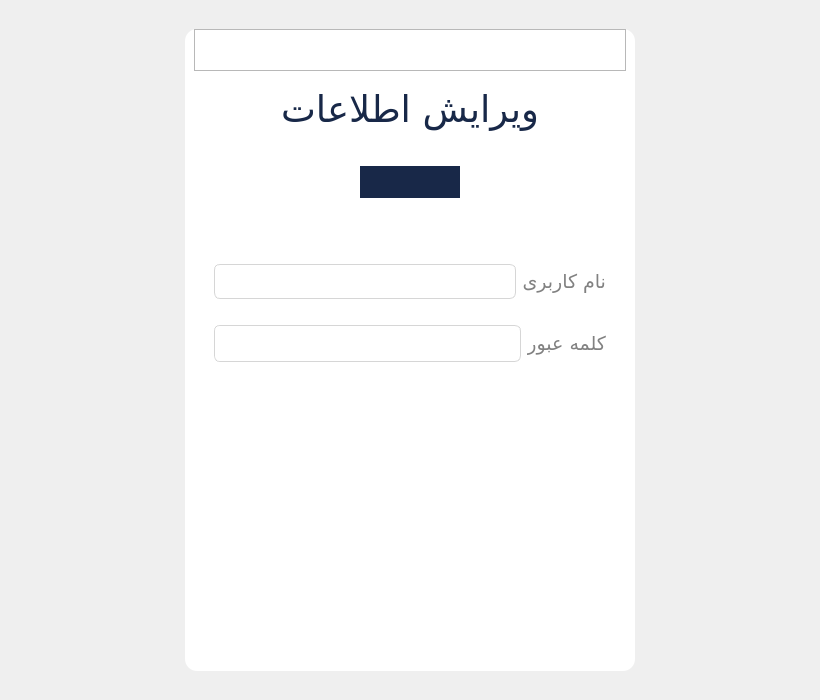
<?xml version="1.0" encoding="UTF-8"?>
<ui version="4.0">
 <class>EditUserInfo</class>
 <widget class="QMainWindow" name="EditUserInfo">
  <property name="geometry">
   <rect>
    <x>0</x>
    <y>0</y>
    <width>820</width>
    <height>700</height>
   </rect>
  </property>
  <property name="windowTitle">
   <string>ویرایش اطلاعات</string>
  </property>
  <property name="windowIcon">
   <iconset resource="Resources.qrc">
    <normaloff>:/images/logo.svg</normaloff>:/images/logo.svg</iconset>
  </property>
  <property name="styleSheet">
   <string notr="true"/>
  </property>
  <widget class="QWidget" name="centralWidget">
   <property name="styleSheet">
    <string notr="true">#Login{
	background-color: #f2f2f2;
}
#section_center{
    background-color: white;
	border-radius: 12px;
	margin-top: 20px;
}

#back_btn{
	background-color: transparent;
	border: none;
}

#title{
	color: #182848;
}

#icon_wrapper{
	background-color: #182848;
	border-radius: 50px;
}
#icon{
	margin: 0 -10px 0 5px;
}

#form{
	background-color: ;
}
#un_wrapper, #pw_wrapper, #email_wrapper{
	background-color: ;
}
#un_input, #pw_input, #email_input{
	height: 45px;
	border: 1px solid #d6d6d6;
	outline: none;
	background-color: ;
	color: #182848;
	border-radius: 6px;
	text-align: right;
}
#pw_input{
	border: none;
}
#pw_vis_wrapper{
	border: 1px solid #d6d6d6;
	border-radius: 6px;
}
#un_label, #pw_label, #email_label{
	color: #818181;
}
#pw_visibility_btn{
	border: none;
	background-color: transparent;
}
#un_label, #pw_label{
	color: #818181;
}
#submit_btn{
	border: none;
	background-color: qlineargradient(x1:0, y1:0, x2:1, y2:1,
                stop:1 #182848, stop: 0.2 #4b6cb7, stop:1 #182848);
	border-radius: 10px;
	color: white;
}
#submit_btn:hover{
	background-color: qlineargradient(x1:0, y1:0, x2:1, y2:1,
                stop:1 #4b6cb7, stop: 0.2 #182848, stop:1 #4b6cb7);
}

#footer_span{
	color: rgb(105, 105, 105);
	margin-top: 2px;
	margin-left: -5px;
}
#footer_log_btn, #footer_sign_btn{
	outline: none;
    border: none;
    color: rgb(59, 59, 59);
}
#footer_log_btn:hover, #footer_sign_btn:hover{
	color: #4b6cb7;
}
</string>
   </property>
   <layout class="QVBoxLayout" name="verticalLayout">
    <item>
     <layout class="QHBoxLayout" name="horizontalLayout">
      <property name="topMargin">
       <number>0</number>
      </property>
      <property name="bottomMargin">
       <number>20</number>
      </property>
      <item>
       <widget class="QWidget" name="section_center" native="true">
        <property name="minimumSize">
         <size>
          <width>300</width>
          <height>30</height>
         </size>
        </property>
        <property name="maximumSize">
         <size>
          <width>450</width>
          <height>800</height>
         </size>
        </property>
        <layout class="QVBoxLayout" name="verticalLayout_3">
         <property name="leftMargin">
          <number>9</number>
         </property>
         <property name="topMargin">
          <number>20</number>
         </property>
         <property name="rightMargin">
          <number>9</number>
         </property>
         <property name="bottomMargin">
          <number>20</number>
         </property>
         <item>
          <widget class="QFrame" name="back_btn_wrapper">
           <property name="frameShape">
            <enum>QFrame::StyledPanel</enum>
           </property>
           <property name="frameShadow">
            <enum>QFrame::Raised</enum>
           </property>
           <layout class="QHBoxLayout" name="horizontalLayout_8">
            <property name="leftMargin">
             <number>5</number>
            </property>
            <property name="topMargin">
             <number>15</number>
            </property>
            <property name="rightMargin">
             <number>5</number>
            </property>
            <property name="bottomMargin">
             <number>5</number>
            </property>
            <item>
             <spacer name="horizontalSpacer_5">
              <property name="orientation">
               <enum>Qt::Horizontal</enum>
              </property>
              <property name="sizeHint" stdset="0">
               <size>
                <width>372</width>
                <height>20</height>
               </size>
              </property>
             </spacer>
            </item>
            <item>
             <widget class="QPushButton" name="back_btn">
              <property name="maximumSize">
               <size>
                <width>40</width>
                <height>40</height>
               </size>
              </property>
              <property name="cursor">
               <cursorShape>PointingHandCursor</cursorShape>
              </property>
              <property name="text">
               <string/>
              </property>
              <property name="icon">
               <iconset resource="Resources.qrc">
                <normaloff>:/images/back-color.png</normaloff>:/images/back-color.png</iconset>
              </property>
              <property name="iconSize">
               <size>
                <width>35</width>
                <height>35</height>
               </size>
              </property>
             </widget>
            </item>
           </layout>
          </widget>
         </item>
         <item>
          <widget class="QWidget" name="header" native="true">
           <property name="maximumSize">
            <size>
             <width>16777215</width>
             <height>150</height>
            </size>
           </property>
           <layout class="QHBoxLayout" name="horizontalLayout_2">
            <property name="leftMargin">
             <number>9</number>
            </property>
            <property name="topMargin">
             <number>10</number>
            </property>
            <property name="rightMargin">
             <number>9</number>
            </property>
            <property name="bottomMargin">
             <number>9</number>
            </property>
            <item>
             <spacer name="horizontalSpacer_2">
              <property name="orientation">
               <enum>Qt::Horizontal</enum>
              </property>
              <property name="sizeHint" stdset="0">
               <size>
                <width>40</width>
                <height>20</height>
               </size>
              </property>
             </spacer>
            </item>
            <item>
             <layout class="QVBoxLayout" name="title_wrapper">
              <item>
               <widget class="QLabel" name="title">
                <property name="font">
                 <font>
                  <family>B Yekan</family>
                  <pointsize>28</pointsize>
                 </font>
                </property>
                <property name="text">
                 <string>ویرایش اطلاعات</string>
                </property>
               </widget>
              </item>
             </layout>
            </item>
            <item>
             <spacer name="horizontalSpacer">
              <property name="orientation">
               <enum>Qt::Horizontal</enum>
              </property>
              <property name="sizeHint" stdset="0">
               <size>
                <width>40</width>
                <height>20</height>
               </size>
              </property>
             </spacer>
            </item>
           </layout>
          </widget>
         </item>
         <item>
          <widget class="QWidget" name="icon_box" native="true">
           <layout class="QHBoxLayout" name="horizontalLayout_3">
            <property name="topMargin">
             <number>20</number>
            </property>
            <property name="bottomMargin">
             <number>20</number>
            </property>
            <item>
             <widget class="QWidget" name="icon_wrapper" native="true">
              <property name="maximumSize">
               <size>
                <width>100</width>
                <height>100</height>
               </size>
              </property>
              <layout class="QVBoxLayout" name="verticalLayout_4">
               <item>
                <widget class="QLabel" name="icon">
                 <property name="minimumSize">
                  <size>
                   <width>0</width>
                   <height>0</height>
                  </size>
                 </property>
                 <property name="maximumSize">
                  <size>
                   <width>100</width>
                   <height>100</height>
                  </size>
                 </property>
                 <property name="styleSheet">
                  <string notr="true"/>
                 </property>
                 <property name="text">
                  <string/>
                 </property>
                 <property name="pixmap">
                  <pixmap resource="Resources.qrc">:/images/edit-profile-white.png</pixmap>
                 </property>
                 <property name="scaledContents">
                  <bool>true</bool>
                 </property>
                 <property name="wordWrap">
                  <bool>false</bool>
                 </property>
                 <property name="margin">
                  <number>3</number>
                 </property>
                </widget>
               </item>
              </layout>
             </widget>
            </item>
           </layout>
          </widget>
         </item>
         <item>
          <widget class="QWidget" name="form" native="true">
           <layout class="QVBoxLayout" name="verticalLayout_5">
            <property name="leftMargin">
             <number>20</number>
            </property>
            <property name="topMargin">
             <number>20</number>
            </property>
            <property name="rightMargin">
             <number>20</number>
            </property>
            <property name="bottomMargin">
             <number>20</number>
            </property>
            <item>
             <widget class="QWidget" name="un_wrapper" native="true">
              <property name="styleSheet">
               <string notr="true"/>
              </property>
              <layout class="QHBoxLayout" name="horizontalLayout_4">
               <property name="leftMargin">
                <number>0</number>
               </property>
               <property name="topMargin">
                <number>20</number>
               </property>
               <property name="rightMargin">
                <number>0</number>
               </property>
               <property name="bottomMargin">
                <number>0</number>
               </property>
               <item>
                <widget class="QLineEdit" name="un_input">
                 <property name="maximumSize">
                  <size>
                   <width>320</width>
                   <height>35</height>
                  </size>
                 </property>
                 <property name="font">
                  <font>
                   <family>B Yekan</family>
                   <pointsize>14</pointsize>
                  </font>
                 </property>
                </widget>
               </item>
               <item>
                <widget class="QLabel" name="un_label">
                 <property name="font">
                  <font>
                   <family>B Yekan</family>
                   <pointsize>14</pointsize>
                  </font>
                 </property>
                 <property name="text">
                  <string>نام کاربری</string>
                 </property>
                </widget>
               </item>
              </layout>
             </widget>
            </item>
            <item>
             <widget class="QWidget" name="pw_wrapper" native="true">
              <layout class="QHBoxLayout" name="horizontalLayout_5">
               <property name="leftMargin">
                <number>0</number>
               </property>
               <property name="topMargin">
                <number>20</number>
               </property>
               <property name="rightMargin">
                <number>0</number>
               </property>
               <property name="bottomMargin">
                <number>0</number>
               </property>
               <item>
                <widget class="QFrame" name="pw_vis_wrapper">
                 <property name="frameShape">
                  <enum>QFrame::StyledPanel</enum>
                 </property>
                 <property name="frameShadow">
                  <enum>QFrame::Raised</enum>
                 </property>
                 <layout class="QHBoxLayout" name="horizontalLayout_7">
                  <property name="leftMargin">
                   <number>0</number>
                  </property>
                  <property name="topMargin">
                   <number>0</number>
                  </property>
                  <property name="rightMargin">
                   <number>0</number>
                  </property>
                  <property name="bottomMargin">
                   <number>0</number>
                  </property>
                  <item>
                   <widget class="QLineEdit" name="pw_input">
                    <property name="maximumSize">
                     <size>
                      <width>320</width>
                      <height>35</height>
                     </size>
                    </property>
                    <property name="font">
                     <font>
                      <family>B Yekan</family>
                      <pointsize>14</pointsize>
                     </font>
                    </property>
                    <property name="echoMode">
                     <enum>QLineEdit::Password</enum>
                    </property>
                   </widget>
                  </item>
                  <item>
                   <widget class="QPushButton" name="pw_visibility_btn">
                    <property name="cursor">
                     <cursorShape>PointingHandCursor</cursorShape>
                    </property>
                    <property name="text">
                     <string/>
                    </property>
                    <property name="icon">
                     <iconset resource="Resources.qrc">
                      <normaloff>:/images/eye-icon.png</normaloff>:/images/eye-icon.png</iconset>
                    </property>
                    <property name="iconSize">
                     <size>
                      <width>20</width>
                      <height>20</height>
                     </size>
                    </property>
                   </widget>
                  </item>
                 </layout>
                </widget>
               </item>
               <item>
                <widget class="QLabel" name="pw_label">
                 <property name="font">
                  <font>
                   <family>B Yekan</family>
                   <pointsize>14</pointsize>
                  </font>
                 </property>
                 <property name="text">
                  <string>کلمه عبور</string>
                 </property>
                </widget>
               </item>
              </layout>
             </widget>
            </item>
            <item>
             <layout class="QHBoxLayout" name="btn_wrapper">
              <property name="topMargin">
               <number>20</number>
              </property>
              <property name="bottomMargin">
               <number>20</number>
              </property>
              <item>
               <widget class="QPushButton" name="submit_btn">
                <property name="minimumSize">
                 <size>
                  <width>0</width>
                  <height>50</height>
                 </size>
                </property>
                <property name="font">
                 <font>
                  <family>B Yekan</family>
                  <pointsize>16</pointsize>
                 </font>
                </property>
                <property name="cursor">
                 <cursorShape>PointingHandCursor</cursorShape>
                </property>
                <property name="text">
                 <string>ویرایش</string>
                </property>
               </widget>
              </item>
             </layout>
            </item>
           </layout>
          </widget>
         </item>
         <item>
          <spacer name="verticalSpacer">
           <property name="orientation">
            <enum>Qt::Vertical</enum>
           </property>
           <property name="sizeHint" stdset="0">
            <size>
             <width>20</width>
             <height>40</height>
            </size>
           </property>
          </spacer>
         </item>
        </layout>
       </widget>
      </item>
     </layout>
    </item>
   </layout>
  </widget>
 </widget>
 <resources>
  <include location="Resources.qrc"/>
 </resources>
 <connections/>
</ui>
